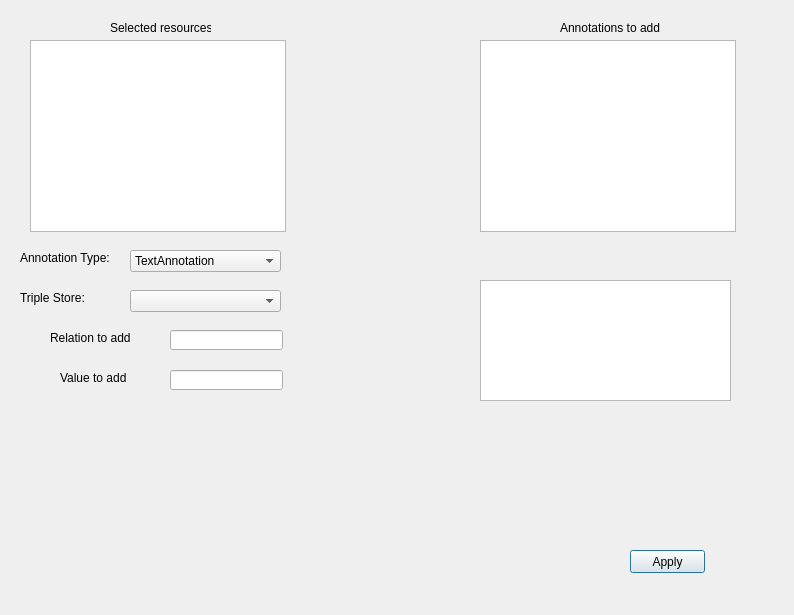
<?xml version="1.0" encoding="UTF-8"?>
<ui version="4.0">
 <class>Dialog</class>
 <widget class="QDialog" name="Dialog">
  <property name="geometry">
   <rect>
    <x>0</x>
    <y>0</y>
    <width>794</width>
    <height>615</height>
   </rect>
  </property>
  <property name="windowTitle">
   <string>Dialog</string>
  </property>
  <widget class="QListView" name="annotationListView">
   <property name="geometry">
    <rect>
     <x>480</x>
     <y>40</y>
     <width>256</width>
     <height>192</height>
    </rect>
   </property>
  </widget>
  <widget class="QListView" name="selectionListView">
   <property name="geometry">
    <rect>
     <x>30</x>
     <y>40</y>
     <width>256</width>
     <height>192</height>
    </rect>
   </property>
  </widget>
  <widget class="QPushButton" name="applyButton">
   <property name="geometry">
    <rect>
     <x>630</x>
     <y>550</y>
     <width>75</width>
     <height>23</height>
    </rect>
   </property>
   <property name="text">
    <string>Apply</string>
   </property>
  </widget>
  <widget class="QLabel" name="selectedResourcesLabel">
   <property name="geometry">
    <rect>
     <x>110</x>
     <y>20</y>
     <width>101</width>
     <height>16</height>
    </rect>
   </property>
   <property name="text">
    <string>Selected resources</string>
   </property>
  </widget>
  <widget class="QLabel" name="annotationsToAddLabel">
   <property name="geometry">
    <rect>
     <x>560</x>
     <y>20</y>
     <width>101</width>
     <height>16</height>
    </rect>
   </property>
   <property name="text">
    <string>Annotations to add</string>
   </property>
  </widget>
  <widget class="QLineEdit" name="relationToAddLineEdit">
   <property name="geometry">
    <rect>
     <x>170</x>
     <y>330</y>
     <width>113</width>
     <height>20</height>
    </rect>
   </property>
  </widget>
  <widget class="QLabel" name="relationToAddLabel">
   <property name="geometry">
    <rect>
     <x>50</x>
     <y>330</y>
     <width>101</width>
     <height>16</height>
    </rect>
   </property>
   <property name="text">
    <string>Relation to add</string>
   </property>
  </widget>
  <widget class="QLabel" name="valueToAddLabel">
   <property name="geometry">
    <rect>
     <x>60</x>
     <y>370</y>
     <width>101</width>
     <height>16</height>
    </rect>
   </property>
   <property name="text">
    <string>Value to add</string>
   </property>
  </widget>
  <widget class="QLineEdit" name="valueToAddLineEdit">
   <property name="geometry">
    <rect>
     <x>170</x>
     <y>370</y>
     <width>113</width>
     <height>20</height>
    </rect>
   </property>
  </widget>
  <widget class="QComboBox" name="tripleStoreCBox">
   <property name="geometry">
    <rect>
     <x>130</x>
     <y>290</y>
     <width>151</width>
     <height>22</height>
    </rect>
   </property>
  </widget>
  <widget class="QLabel" name="tripleStoreLabel">
   <property name="geometry">
    <rect>
     <x>20</x>
     <y>290</y>
     <width>101</width>
     <height>16</height>
    </rect>
   </property>
   <property name="text">
    <string>Triple Store:</string>
   </property>
  </widget>
  <widget class="QComboBox" name="annotationTypeCBox">
   <property name="geometry">
    <rect>
     <x>130</x>
     <y>250</y>
     <width>151</width>
     <height>22</height>
    </rect>
   </property>
   <item>
    <property name="text">
     <string>TextAnnotation</string>
    </property>
   </item>
   <item>
    <property name="text">
     <string>ExternalResource</string>
    </property>
   </item>
   <item>
    <property name="text">
     <string>ExternalResourceSegment</string>
    </property>
   </item>
   <item>
    <property name="text">
     <string>Semantic Web</string>
    </property>
   </item>
  </widget>
  <widget class="QLabel" name="annotationTypeLabel">
   <property name="geometry">
    <rect>
     <x>20</x>
     <y>250</y>
     <width>101</width>
     <height>16</height>
    </rect>
   </property>
   <property name="text">
    <string>Annotation Type:</string>
   </property>
  </widget>
  <widget class="QPlainTextEdit" name="textAnnotationEdit">
   <property name="geometry">
    <rect>
     <x>480</x>
     <y>280</y>
     <width>251</width>
     <height>121</height>
    </rect>
   </property>
  </widget>
 </widget>
 <resources/>
 <connections/>
</ui>
